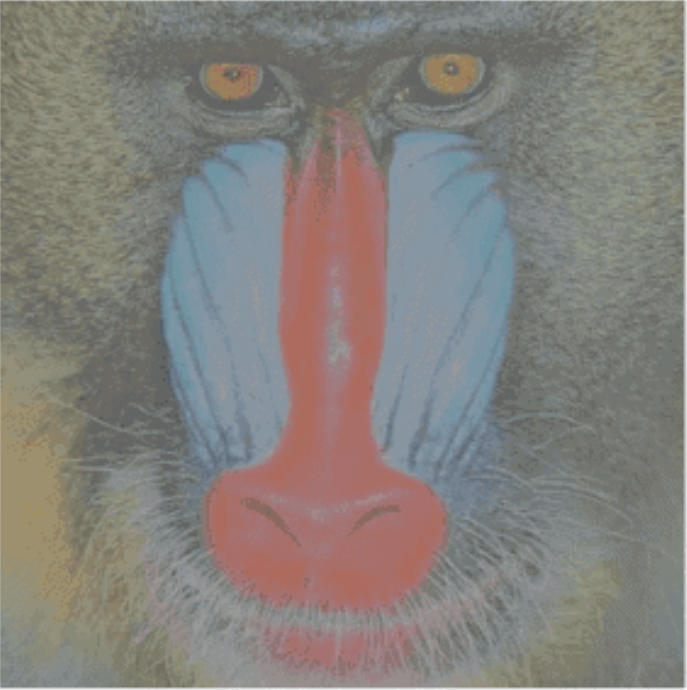
#> input picture TH1/Data/Screenshot 2025-03-27 074616.jpg, 687 x 690 px; its folder holds only this picture in this run
$ jupyter execute 'Thực hành số 1.ipynb'
#> lines starting #> are read from the running program, lines starting #| are printed output that depends on the picture
[cell 1]
# import các thư viện cần thiết
import numpy as np
import matplotlib.pyplot as plt
import cv2

[cell 2]
# Sử dụng thư viện glob để đọc ảnh
import glob

[cell 3]
FOLDER_PATH = '/content/drive/MyDrive/XLA&TGMT/data'

[cell 4]
file_path = glob.glob(FOLDER_PATH+'/*.jpg')

[cell 5]
print(file_path)

[cell 6]
result = []

[cell 7]
for file in file_path:
  img = cv2.imread(file,flags=1)
#> img is the input picture: shape (690, 687, 3); mean B, G, R 123.9, 128.5, 132.1
  result.append(img)

## Hàm chuyển từ ảnh màu sang ảnh xám

[cell 8]
# Hàm chuyển màu từ ảnh màu sang ảnh xám
def Color2Gray(img):
  img = img.astype(float)
  img = img[:,:,0]*0.3 + img[:,:,1]*0.59 + img[:,:,2]*0.11
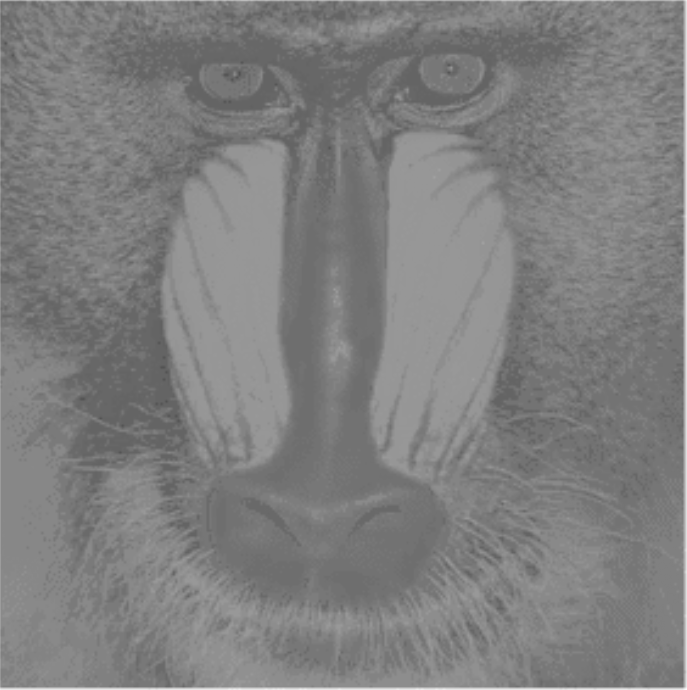
#> img: shape (690, 687) float64; min 82.19, max 252, mean 127.5
  img = img.astype(np.uint8)
  return img

[cell 9]
# example
# img0 = result[0]
# img0_gray = Color2Gray(img0)
# plt.imshow(img0[:,:,::-1])
img_path = '/content/drive/MyDrive/XLA&TGMT/data/Screenshot 2025-03-27 074616.jpg'
img0 = cv2.imread(img_path,flags=1)
img0_gray = Color2Gray(img0)
plt.imshow(img0[:,:,::-1])

[cell 10]
plt.imshow(img0_gray,cmap='gray')

[cell 11]
def histogram_image(img):
  number_scale = np.arange(256)
  frequency_value = np.zeros(256,dtype=int)
  dict_img = dict(zip(number_scale,frequency_value))
  for value in img.flatten():
    dict_img[value] += 1
#> this loop made 474030 passes
#> value on passes 1 to 3: 182, 168, 169
#> after the loop, dict_img = 256 items
  plt.bar(list(dict_img.keys()),list(dict_img.values()))
  return dict_img

[cell 12]
_ = histogram_image(img0_gray)
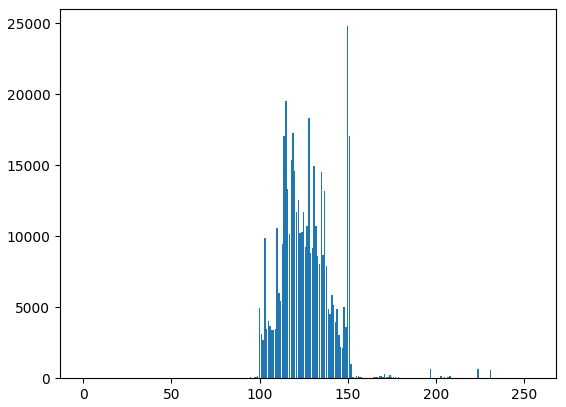
#> figure drawn by matplotlib, 1 panel; tallest bar 24798 high, from x = 149.6 to 150.4

## Hàm Thay đổi độ sáng của ảnh

[cell 13]
def ChangeBrightness(img,value):
#> called with value = 110
  img = img.astype(float)
  img = img + value
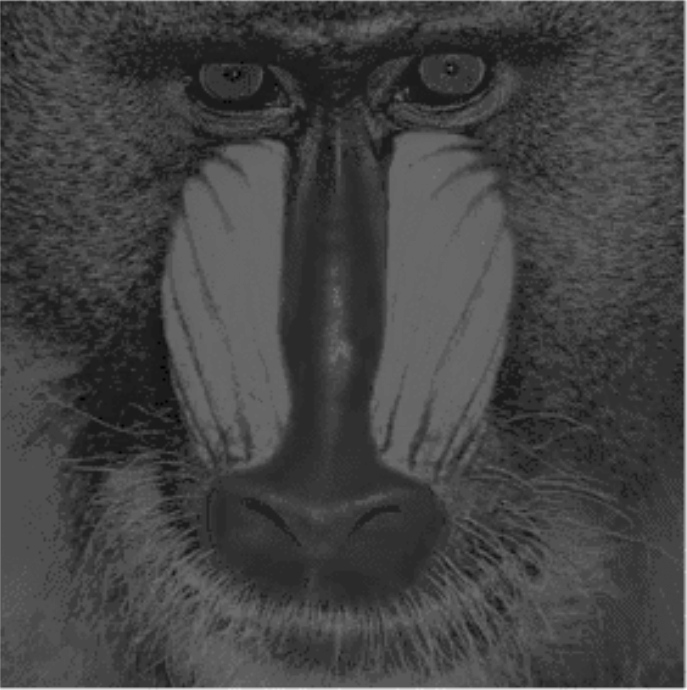
#> img: shape (690, 687) float64; min 192, max 361, mean 237; drawn with min black and max white
  img = np.where(img>255,255,img)
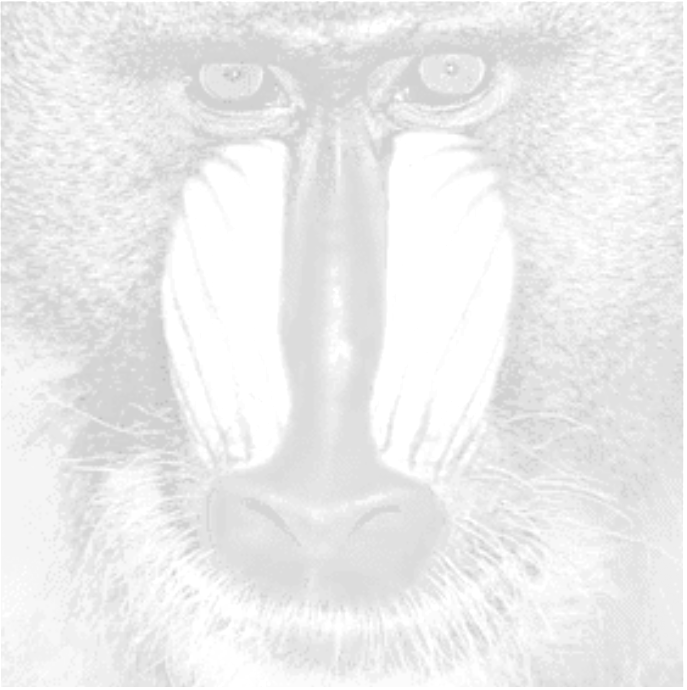
#> img: shape (690, 687) float64; min 192, max 255, mean 235.9
  img = np.where(img<0,0,img)
  img = img.astype(np.uint8)
  return img

[cell 14]
img0_gray_change_brighness = ChangeBrightness(img0_gray,110)
plt.imshow(img0_gray_change_brighness,cmap='gray')

[cell 15]
_ = histogram_image(img0_gray_change_brighness)
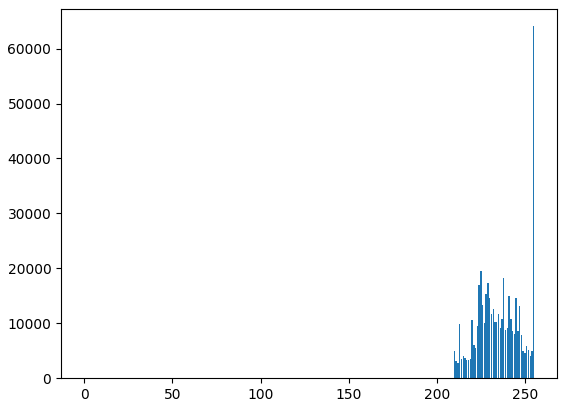
#> figure drawn by matplotlib, 1 panel; tallest bar 64078 high, from x = 254.6 to 255.4

# Change_constrast

[cell 16]
# Tăng giảm độ tương phản cho ảnh
def change_constrast(image):
  image = image.astype(float)
  lmax = 255
  lmin = 0
  min = np.min(image)
#> min = 82
  print(f"min={min}")
#| min=82.0
  max = np.max(image)
#> max = 251
  print(f"max={max}")
#| max=251.0
  image = (lmax-lmin)*((image-min)/(max-min)) + lmin
  image = image.astype(np.uint8)
  return image

[cell 17]
image_constrast = change_constrast(img0_gray)
plt.subplot(1,2,1)
plt.title("first")
plt.imshow(img0_gray,cmap='gray')
plt.subplot(1,2,2)
plt.title("last")
plt.imshow(image_constrast,cmap='gray')

[cell 18]
_ = histogram_image(image_constrast)
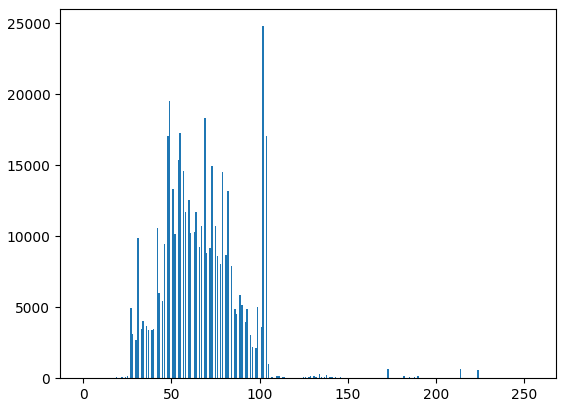
#> figure drawn by matplotlib, 1 panel; tallest bar 24798 high, from x = 101.6 to 102.4

# Histogram equalization

[cell 19]
# Hàm lấy các thông số liên quan đến histogram
def Parameter_histogram(img):
  histogram_dict = { i:0 for i in range(256)}
  for intensity in img.flatten():
    histogram_dict[intensity] += 1
#> this loop made 474030 passes
#> after the loop, histogram_dict = 256 items
  intensity = np.array(list(histogram_dict.keys()))
#> intensity = 256 values from 0 to 255
  frequency = np.array(list(histogram_dict.values()))
#> frequency = 256 values, max 24798 at index 150, min 0 at index 0, mean 1851.7
  PMF = frequency/img.size
#> PMF = 256 values, max 0.0523 at index 150, min 0 at index 0, mean 0.00391
  CDF = PMF.cumsum()
#> CDF = 256 values from 0 to 1
  return intensity, frequency, PMF, CDF

[cell 20]
def histogram_equalization(img,CDF):
  img_equalization = None
  for i in range(256):
    img_equalization = np.where(img==i,np.clip(255*CDF[i],0,255),img_equalization)
  return img_equalization.astype(np.uint8)

[cell 21]
intensity, frequency, PMF ,CDF = Parameter_histogram(img0_gray)
#> intensity = 256 values from 0 to 255; CDF = 256 values from 0 to 1

[cell 22]
# Vẽ biểu đồ histogram của ảnh ban đầu
plt.subplot(1,2,1)
plt.title("Histogram Origin")
plt.bar(intensity,frequency)
plt.subplot(1,2,2)
plt.title("Image Origin")
plt.imshow(img0_gray,cmap='gray')
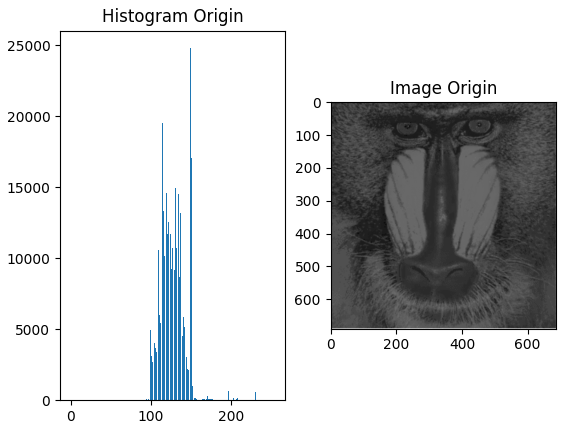
#> figure drawn by matplotlib, 2 panels; panel 1: tallest bar 24798 high, from x = 149.6 to 150.4

[cell 23]
image_equalization = histogram_equalization(img0_gray,CDF)
#> in histogram_equalization, `return img_equalization.astype(np.uint8)`:
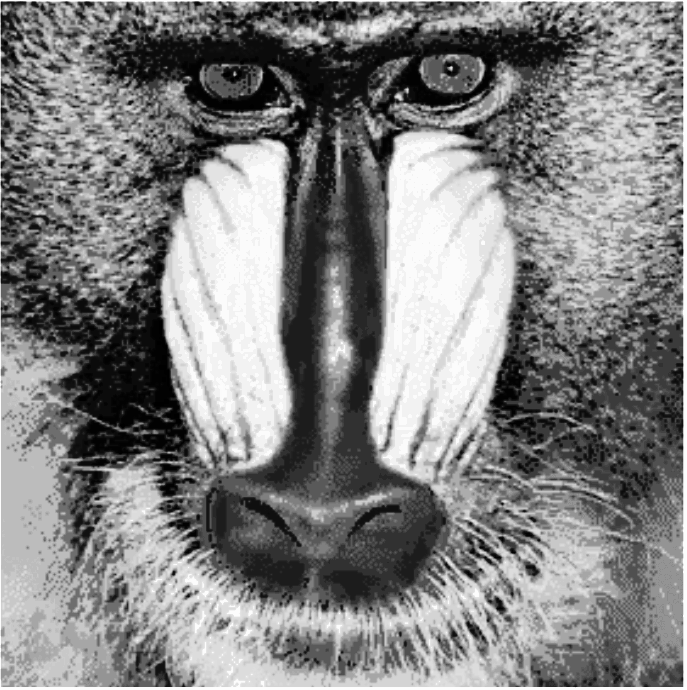
#> returned value: shape (690, 687); min 0, max 254, mean 130.2

[cell 24]
# Hiển thị biểu đồ histogram sau khi cân bằng và ảnh của nó sau khi cân bằng
intensity, frequency, PMF ,CDF = Parameter_histogram(image_equalization)
#> the loop in Parameter_histogram (call 2), `for intensity in img.flatten():` made 474030 passes
#> intensity on passes 1 to 3: 253, 252, 252
#> frequency = 256 values, max 24798 at index 242, min 0 at index 1, mean 1851.7; PMF = 256 values, max 0.0523 at index 242, min 0 at index 1, mean 0.00391; CDF = 256 values from 0.00125 to 1
plt.subplot(1,2,1)
plt.title("Histogram Equalization")
plt.bar(intensity,frequency)
plt.subplot(1,2,2)
plt.title("Image Equalization")
plt.imshow(image_equalization,cmap='gray')
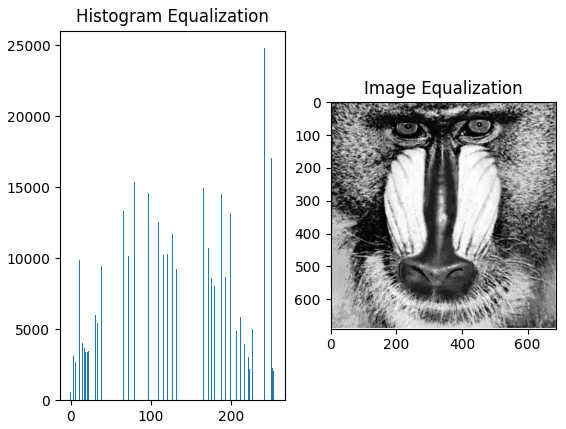
#> figure drawn by matplotlib, 2 panels; panel 1: tallest bar 24798 high, from x = 241.6 to 242.4
